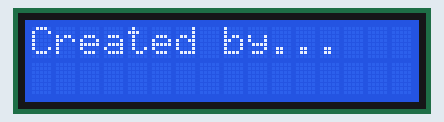
Recording of a sketch running on a simulated ESP32. Shown: 16×2 character LCD. WiFi joins after 1.5 s; servers stay silent unless stated; network time is answered at once with the bench clock; the local clock reads 2024-03-15 10:24:30 at power-on unless the sketch sets it; storage starts empty; what the sketch prints to the serial monitor is not drawn.

Above: at 1.2 s.
At 2.2 s:
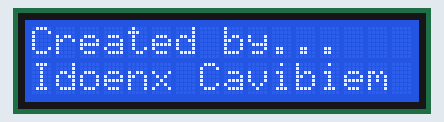
At 6.7 s:
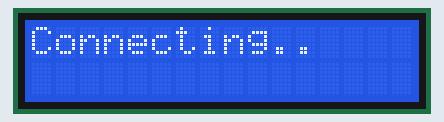
At 7.7 s:
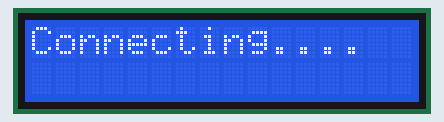
At 8.7 s:
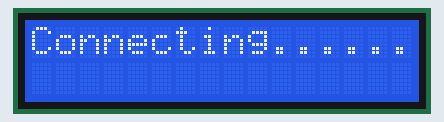
At 9.2 s:
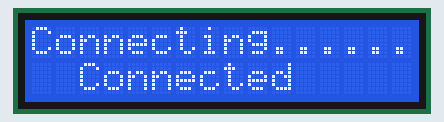

The sketch:

SinkronisasiRtcBuiltIn_NTP_saveToSdCard.ino
```cpp
#include <LiquidCrystal_I2C.h>
#include <WiFi.h>
#include <NTPClient.h>
#include <WiFiUdp.h>
#include <ESP32Time.h>
#include "FS.h"
#include "SD.h"
#include "SPI.h"

const char* ssid = "idoenx";
const char* password = "88888888";

const long utcOffsetInSeconds = 25200;

const char* ntpServer = "id.pool.ntp.org";
const long gmtOffset_sec = 7 * 3600;
const int daylightOffset_sec = 0;

LiquidCrystal_I2C lcd(0x27, 16, 2);
ESP32Time rtc;

// Define NTP Client to get time
WiFiUDP ntpUDP;
NTPClient timeClient(ntpUDP, "id.pool.ntp.org", utcOffsetInSeconds);

// Days of week dalam bahasa indonesia (hari)
String hari[7] = {"Minggu", "Senin", "Selasa", "Rabu", "Kamis", "Jum'at", "Sabtu"};

// Month dalam bahasa indonesia (bulan)
String bulan[12] = {"Januari", "Februari", "Maret", "April", "Mei", "Juni", "Juli", "Agustus", "September", "Oktober", "November", "Desember"};

// File untuk menyimpan waktu terakhir di kartu SD
File waktuTerakhir;

void setup() {
  Serial.begin(9600);

  // Inisialisasi kartu SD
  if (!SD.begin(5)) {
    Serial.println("Gagal inisialisasi kartu SD.");
    return;
  }

  // Coba membuka file waktu terakhir
  waktuTerakhir = SD.open("/waktu_terakhir.txt");
  if (waktuTerakhir) {
    // Baca waktu terakhir dari file
    String waktuTerakhirStr = waktuTerakhir.readStringUntil('\n');
    waktuTerakhir.close();

    // Konversi waktu terakhir ke struct tm
    struct tm waktuTerakhirTM;
    sscanf(waktuTerakhirStr.c_str(), "%04d-%02d-%02d %02d:%02d:%02d",
           &waktuTerakhirTM.tm_year, &waktuTerakhirTM.tm_mon, &waktuTerakhirTM.tm_mday,
           &waktuTerakhirTM.tm_hour, &waktuTerakhirTM.tm_min, &waktuTerakhirTM.tm_sec);

    // Set RTC dengan waktu terakhir
    rtc.setTimeStruct(waktuTerakhirTM);
  } else {
    Serial.println("Gagal membaca file waktu terakhir.");
  }

  // Inisialisasi LCD
  lcd.init();
  lcd.backlight();
  lcd.clear();
  delay(1000);
  lcd.setCursor(0, 0);
  lcd.print("Created by...");
  delay(1000);
  lcd.setCursor(0, 1);
  lcd.print("Idoenx Cavibiem");
  delay(4000);
  lcd.clear();

  // Connect to Wi-Fi
  Serial.print("Connecting to ");
  lcd.setCursor(0, 0);
  lcd.print("Connecting");
  Serial.println(ssid);
  WiFi.begin(ssid, password);

  while (WiFi.status() != WL_CONNECTED) {
    for (int i = 10; i < 16; i++) {
      lcd.setCursor(i, 0);
      lcd.print(".");
      Serial.print(".");
      delay(500);
    }
  }
  Serial.println("Berhasil terhubung WiFi");
  lcd.setCursor(2, 1);
  lcd.print("Connected");
  delay(2000);
  lcd.clear();

  // Ambil data waktu NTP
  timeClient.begin();
  timeClient.update();
  Serial.print("Waktu NTP: ");
  Serial.println(timeClient.getFormattedTime());

  /*---------set RTC with NTP---------------*/
  configTime(gmtOffset_sec, daylightOffset_sec, ntpServer);
  struct tm timeinfo;
  if (getLocalTime(&timeinfo)) {
    rtc.setTimeStruct(timeinfo);
  }
  Serial.print("Waktu RTC: ");
  Serial.println(rtc.getTime("%A, %d %B %Y %H:%M:%S"));
}

void loop() {
  rtc.getTime();
  struct tm timeinfo = rtc.getTimeStruct();

  Serial.print("Tanggal: ");
  Serial.print(hari[timeinfo.tm_wday]);
  Serial.print(", ");
  Serial.print(timeinfo.tm_mday);
  Serial.print(" ");
  Serial.print(bulan[timeinfo.tm_mon]);
  Serial.print(" ");
  Serial.print(timeinfo.tm_year + 1900); // Tambah 1900 karena tm_year adalah tahun sejak 1900
  Serial.print("  Jam: ");
  Serial.print(timeinfo.tm_hour);
  Serial.print(":");
  Serial.print(timeinfo.tm_min);
  Serial.print(":");
  Serial.println(timeinfo.tm_sec);
  delay(2000);

  // Simpan waktu terakhir ke kartu SD
  if (SD.exists("/waktu_terakhir.txt")) {
    SD.remove("/waktu_terakhir.txt");
  }
  waktuTerakhir = SD.open("/waktu_terakhir.txt", FILE_WRITE);
  if (waktuTerakhir) {
    waktuTerakhir.printf("%04d-%02d-%02d %02d:%02d:%02d\n",
                         timeinfo.tm_year + 1900, timeinfo.tm_mon + 1, timeinfo.tm_mday,
                         timeinfo.tm_hour, timeinfo.tm_min, timeinfo.tm_sec);
    waktuTerakhir.close();
  } else {
    Serial.println("Gagal membuat file waktu terakhir.");
  }

  // Tunggu sebentar sebelum mengambil waktu dari NTP lagi
  delay(1000); // 1 menit
}
```

Measured:
- what the display in image 0 shows lasts 1.0 s, from 1.1 s to 2.1 s
- what the display in image 1 shows lasts 4.0 s, from 2.1 s to 6.1 s
- what the display in image 4 shows lasts 0.6 s, from 8.6 s to 9.2 s
- what the display in image 5 shows lasts 2.0 s, from 9.2 s to 11.2 s
